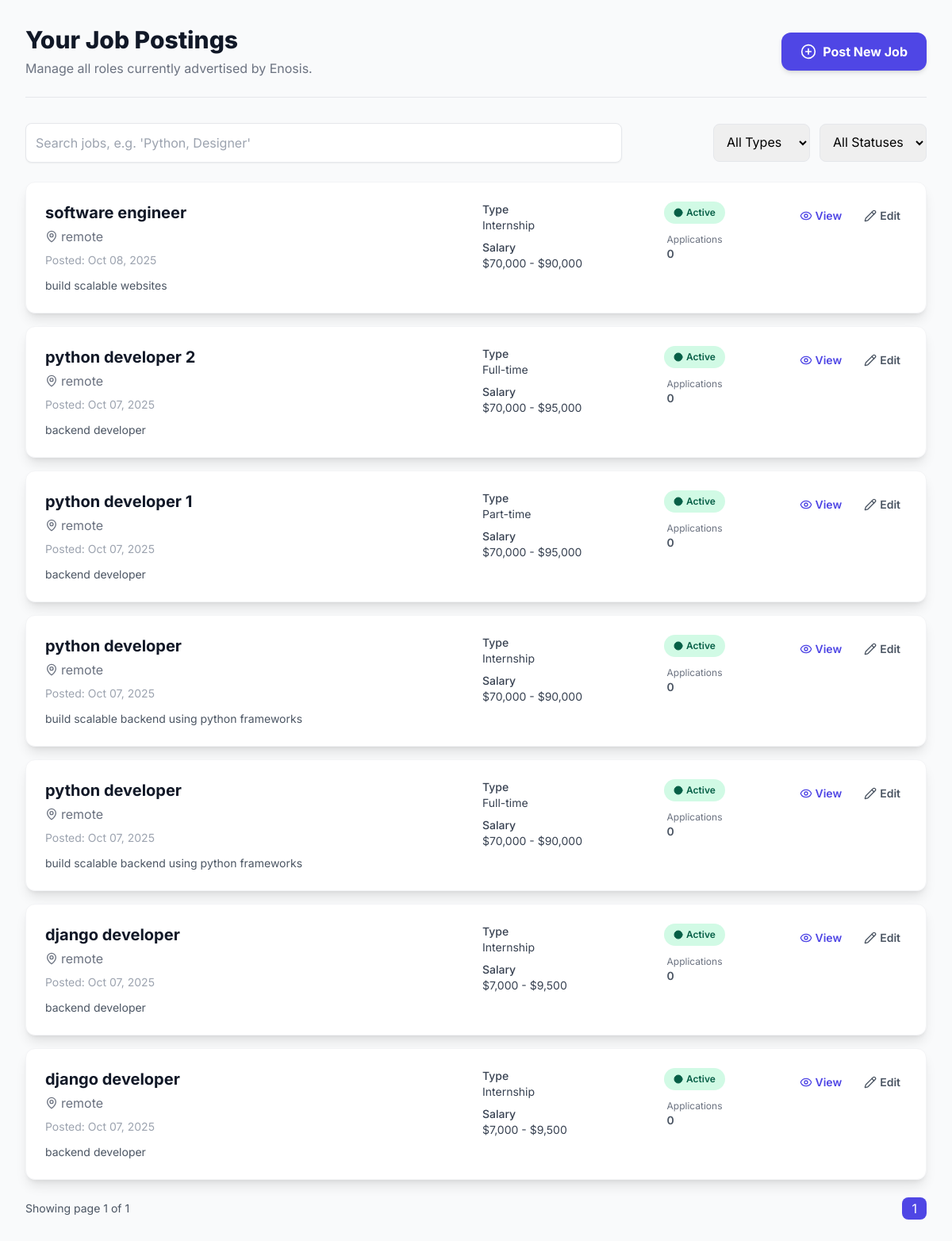
Before: /company/jobs/ (signed in) with the older database file.
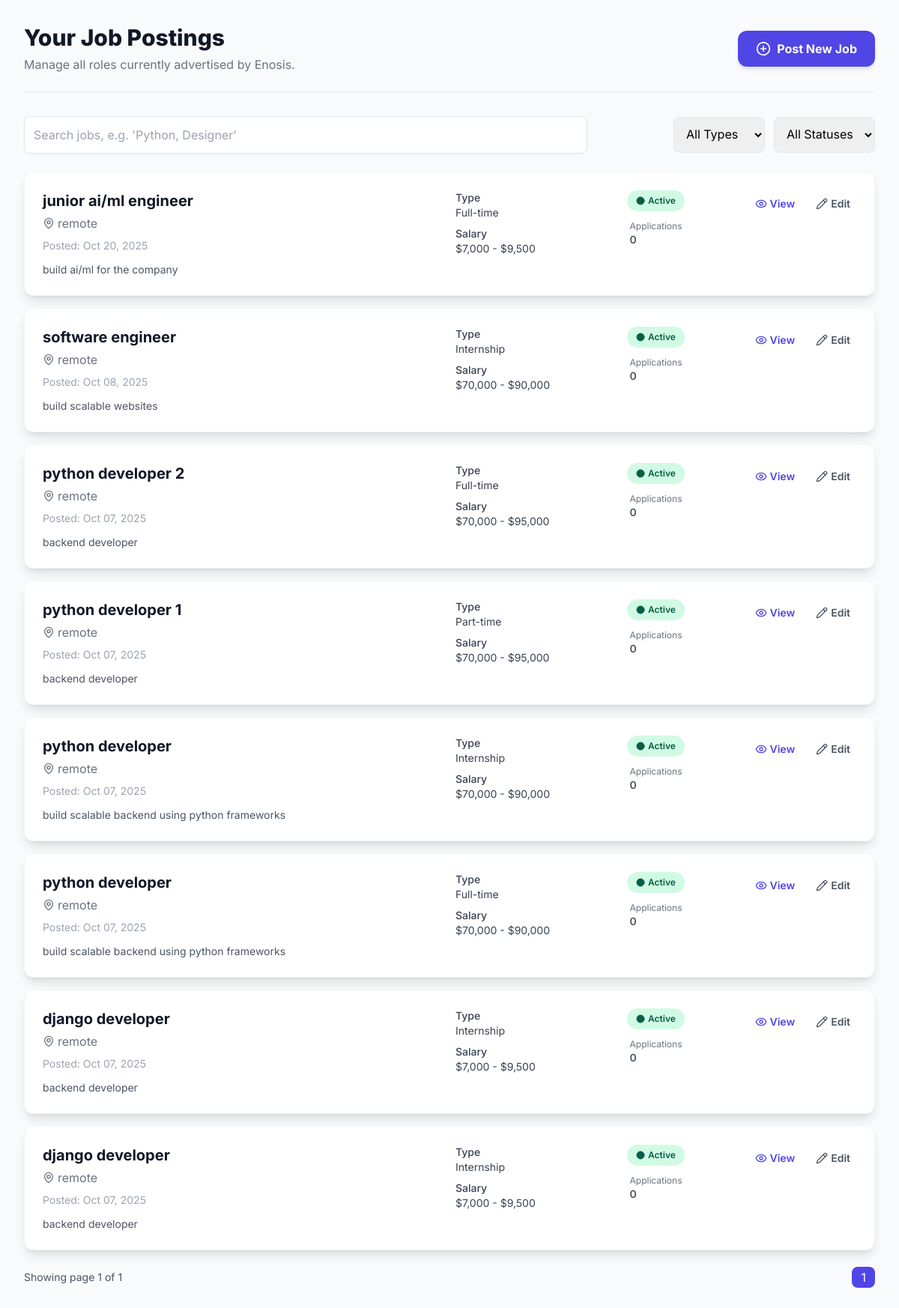
After: the same page with the newer database file.
### home/models.py (models this page shows, shortened)
class JobPosting(models.Model):
    company = models.ForeignKey(
        CompanyProfile,
        on_delete=models.CASCADE,
        related_name='job_postings',
        help_text="The company that posted this job."
    )
    title = models.CharField(max_length=255, help_text="The job title (e.g., 'Senior Python Developer')")
    description = models.TextField(help_text="Detailed description of the role.")
    location = models.CharField(max_length=100, help_text="City, State, or 'Remote'")
    JOB_TYPES = [
        ('FT', 'Full-time'),
        ('PT', 'Part-time'),
        ('CT', 'Contract'),
        ('IT', 'Internship'),
    ]
    job_type = models.CharField(
        max_length=2,
        choices=JOB_TYPES,
        default='FT',
        help_text="Type of employment."
    )
    min_salary = models.IntegerField(
        null=True,
        blank=True,
        validators=[MinValueValidator(0)],
        help_text="Minimum expected annual salary (optional)."
    )
    max_salary = models.IntegerField(
        null=True,
        blank=True,
        validators=[MinValueValidator(0)],
        help_text="Maximum expected annual salary (optional)."
    )
    requirements = models.TextField(help_text="Key skills and qualifications required (e.g., technologies, education).")
    posted_date = models.DateTimeField(auto_now_add=True)
    application_deadline = models.DateField(null=True, blank=True)
    is_active = models.BooleanField(default=True, help_text="Is this job currently accepting applications?")
    class Meta:
        ordering = ['-posted_date']
        verbose_name_plural = "Job Postings"

### home/views.py (the view)
# urls.py: path('company/jobs/', views.company_job_list, name='company_job_list'),
@login_required
def company_job_list(request):
    try:
        company_profile = CompanyProfile.objects.get(user=request.user)
    except CompanyProfile.DoesNotExist:
        messages.error(request, "You must be a registered company to view your job list.")
        return redirect('company_dashboard')
    job_qs = JobPosting.objects.filter(company=company_profile).annotate(app_count=Count('applications')).order_by('-posted_date')
    paginator = Paginator(job_qs, 10)
    page = request.GET.get('page', 1)
    try:
        jobs_page = paginator.page(page)
    except PageNotAnInteger:
        jobs_page = paginator.page(1)
    except EmptyPage:
        jobs_page = paginator.page(paginator.num_pages)
    context = {
        'job_list': jobs_page,
        'company_name': company_profile.company_name,
        'paginator': paginator,
        'page_obj': jobs_page,
    }
    return render(request, 'CompanyJobListing.html', context)

### home/templates/CompanyJobListing.html (shortened to what the changed rows need)
<!DOCTYPE html>
{% load humanize %}
<html lang="en">
<head>
    <script src="https://cdn.tailwindcss.com"></script>
</head>
<body class="min-h-screen p-4 sm:p-8">
    <div class="max-w-6xl mx-auto">
        <header class="mb-8 border-b pb-6 flex flex-col md:flex-row justify-between items-start md:items-center">
            <div>
                <h1 class="text-3xl font-extrabold text-gray-900 leading-tight">Your Job Postings</h1>
            </div>
        </header>
        {% if job_list %}
            <div id="jobsContainer" class="space-y-4">
                {% for job in job_list %}
                <div class="bg-white rounded-xl shadow-lg p-6 hover:shadow-xl transition duration-300 border border-gray-100"
                     data-title="{{ job.title|lower }}"
                     data-location="{{ job.location|lower }}"
                     data-type="{{ job.job_type }}"
                     data-status="{% if job.is_active %}active{% else %}inactive{% endif %}">
                    <div class="grid grid-cols-1 md:grid-cols-12 gap-4 items-start">
                        <div class="md:col-span-6">
                            <h2 class="text-xl font-bold text-gray-900 hover:text-indigo-600 transition duration-150">
                                <a href="{% url 'job_detail' pk=job.pk %}">{{ job.title }}</a>
                            </h2>
                            <p class="text-gray-500 mt-1 flex items-center">
                                <i data-lucide="map-pin" class="w-4 h-4 mr-1"></i>
                                {{ job.location }}
                            </p>
                            <p class="text-sm text-gray-400 mt-2">Posted: {{ job.posted_date|date:"M d, Y" }}</p>
                            <p class="text-sm text-gray-600 mt-3 line-clamp-3">{{ job.description|truncatechars:180 }}</p>
                        </div>
                        <div class="md:col-span-2 text-sm text-gray-700">
                            <div class="mb-2"><span class="font-medium">Type</span><div>{{ job.get_job_type_display }}</div></div>
                            <div class="mb-2"><span class="font-medium">Salary</span>
                                <div>
                                    {% if job.min_salary and job.max_salary %}
                                        ${{ job.min_salary|intcomma }} - ${{ job.max_salary|intcomma }}
                                    {% elif job.min_salary %}
                                        From ${{ job.min_salary|intcomma }}
                                    {% elif job.max_salary %}
                                        Up to ${{ job.max_salary|intcomma }}
                                    {% else %}
                                        Not specified
                                    {% endif %}
                                </div>
                            </div>
                        </div>
                        <div class="md:col-span-2 flex flex-col items-start md:items-center text-sm">
                            <span class="inline-flex items-center px-3 py-1.5 text-xs font-semibold rounded-full
                                {% if job.is_active %} job-status-active {% else %} job-status-inactive {% endif %}">
                                <i data-lucide="circle" class="w-3 h-3 mr-1 fill-current"></i>
                                {% if job.is_active %} Active {% else %} Inactive {% endif %}
                            </span>
                            <div class="mt-3 text-gray-600">
                                <div class="text-xs text-gray-500">Applications</div>
                                <div class="font-semibold">{{ job.app_count }}</div>
                            </div>
                        </div>
                        <div class="md:col-span-2 flex justify-start md:justify-end space-x-3 mt-3 md:mt-0">
                            <a href="{% url 'job_detail' pk=job.pk %}"
                               class="text-sm font-semibold text-indigo-600 hover:text-indigo-700 transition duration-150 p-2 rounded-lg hover:bg-indigo-50 flex items-center">
                                <i data-lucide="eye" class="w-4 h-4 mr-1"></i>
                                View
                            </a>
                            <a href="{% url 'post_job' %}?id={{ job.pk }}"
                               class="text-sm font-semibold text-gray-600 hover:text-gray-700 transition duration-150 p-2 rounded-lg hover:bg-gray-50 flex items-center">
                                <i data-lucide="pencil" class="w-4 h-4 mr-1"></i>
                                Edit
                            </a>
                        </div>
                    </div>
                </div>
                {% endfor %}
            </div>
            <div class="mt-6 flex items-center justify-between">
                <div class="space-x-2">
                    {% for num in page_obj.paginator.page_range %}
                        {% if num == page_obj.number %}
                            <span class="px-3 py-1 rounded-lg bg-indigo-600 text-white">{{ num }}</span>
                        {% elif num >= page_obj.number|add:'-2' and num <= page_obj.number|add:'2' %}
                            <a href="?page={{ num }}" class="px-3 py-1 rounded-lg border bg-white">{{ num }}</a>
                        {% endif %}
                    {% endfor %}
                </div>
            </div>
        {% endif %}
    </div>
</body>
</html>

Changed rows visible on the page:
added JobPosting: title "junior ai/ml engineer", location "remote", posted_date "Oct 20, 2025", description "build ai/ml for the company", job_type "Full-time", min_salary "7,000", max_salary "9,500", is_active "Active", app_count "0"
